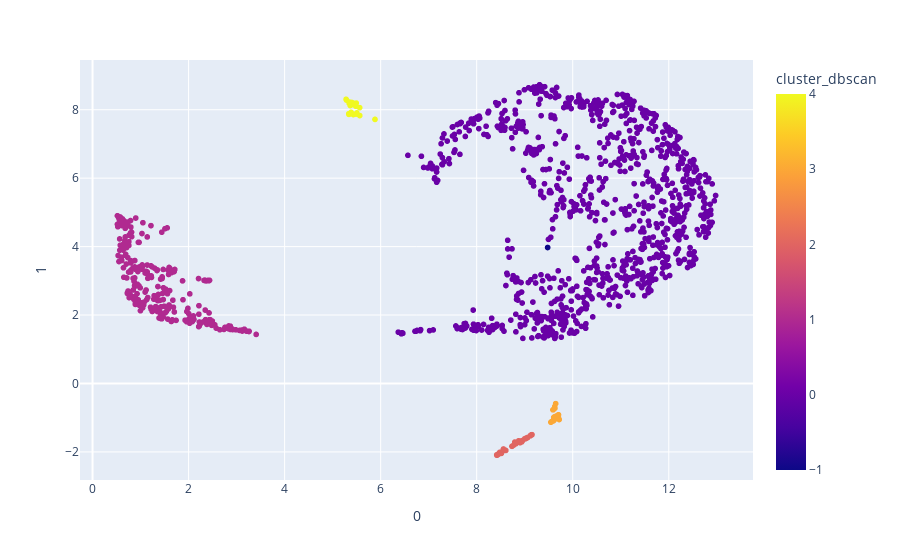

Source (notebook cell):
### Code cell
from sklearn.cluster import DBSCAN

dbs = DBSCAN()
components["cluster_dbscan"] = dbs.fit_predict(components)
px.scatter(data_frame=components, x="0", y="1", color="cluster_dbscan")

### Figure 1 — Plotly figure (JSON) as saved in the notebook; plotly's stock layout.template omitted (floating-point values rounded to 4 significant figures; data arrays with more than 128 entries replaced by an {"elided": "..."} marker saying what was removed)
{"data": [{"hovertemplate": "0=%{x}<br>1=%{y}<br>cluster_dbscan=%{marker.color}<extra></extra>", "legendgroup": "", "marker": {"color": {"elided": "1338 int values"}, "coloraxis": "coloraxis", "symbol": "circle"}, "mode": "markers", "name": "", "showlegend": false, "type": "scattergl", "x": {"elided": "1338 float values"}, "xaxis": "x", "y": {"elided": "1338 float values"}, "yaxis": "y"}], "layout": {"coloraxis": {"colorbar": {"title": {"text": "cluster_dbscan"}}, "colorscale": [[0, "#0d0887"], [0.1111, "#46039f"], [0.2222, "#7201a8"], [0.3333, "#9c179e"], [0.4444, "#bd3786"], [0.5556, "#d8576b"], [0.6667, "#ed7953"], [0.7778, "#fb9f3a"], [0.8889, "#fdca26"], [1, "#f0f921"]]}, "legend": {"tracegroupgap": 0}, "margin": {"t": 60}, "xaxis": {"anchor": "y", "domain": [0, 1], "title": {"text": "0"}}, "yaxis": {"anchor": "x", "domain": [0, 1], "title": {"text": "1"}}}}
